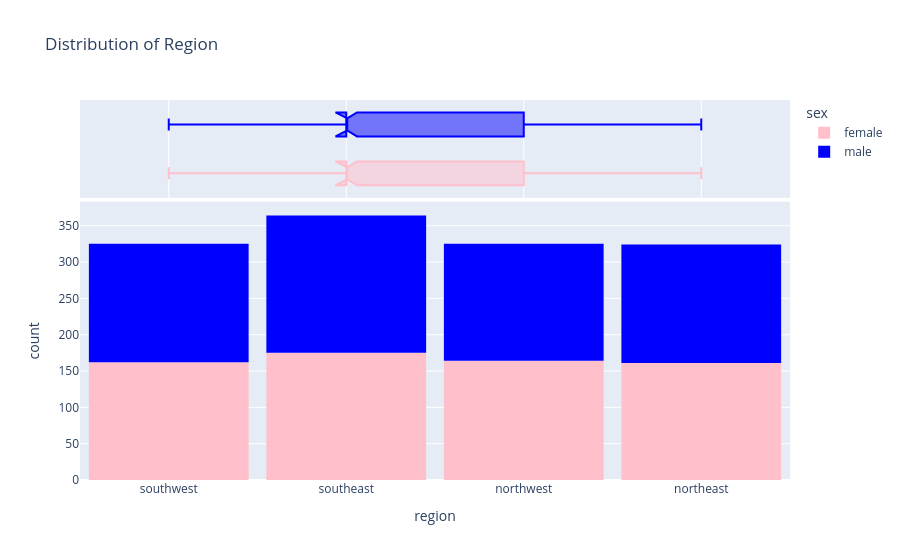

Notebook code for this chart:
### Code cell
fig = px.histogram(medical_df, 
                   x='region', 
                   marginal='box', 
                   color='sex', 
                   color_discrete_sequence=['pink', 'blue'], 
                   title='Distribution of Region')
fig.update_layout(bargap=0.1)
fig.show()

### Figure 1 — Plotly figure (JSON) as saved in the notebook; plotly's stock layout.template omitted (floating-point values rounded to 4 significant figures; data arrays with more than 128 entries replaced by an {"elided": "..."} marker saying what was removed)
{"data": [{"bingroup": "x", "hovertemplate": "sex=female<br>region=%{x}<br>count=%{y}<extra></extra>", "legendgroup": "female", "marker": {"color": "pink", "pattern": {"shape": ""}}, "name": "female", "orientation": "v", "showlegend": true, "type": "histogram", "x": {"elided": "662 str values"}, "xaxis": "x", "yaxis": "y"}, {"hovertemplate": "sex=female<br>region=%{x}<extra></extra>", "legendgroup": "female", "marker": {"color": "pink"}, "name": "female", "notched": true, "showlegend": false, "type": "box", "x": {"elided": "662 str values"}, "xaxis": "x2", "yaxis": "y2"}, {"bingroup": "x", "hovertemplate": "sex=male<br>region=%{x}<br>count=%{y}<extra></extra>", "legendgroup": "male", "marker": {"color": "blue", "pattern": {"shape": ""}}, "name": "male", "orientation": "v", "showlegend": true, "type": "histogram", "x": {"elided": "676 str values"}, "xaxis": "x", "yaxis": "y"}, {"hovertemplate": "sex=male<br>region=%{x}<extra></extra>", "legendgroup": "male", "marker": {"color": "blue"}, "name": "male", "notched": true, "showlegend": false, "type": "box", "x": {"elided": "676 str values"}, "xaxis": "x2", "yaxis": "y2"}], "layout": {"bargap": 0.1, "barmode": "relative", "legend": {"title": {"text": "sex"}, "tracegroupgap": 0}, "title": {"text": "Distribution of Region"}, "xaxis": {"anchor": "y", "domain": [0, 1], "title": {"text": "region"}}, "xaxis2": {"anchor": "y2", "domain": [0, 1], "matches": "x", "showgrid": true, "showticklabels": false}, "yaxis": {"anchor": "x", "domain": [0, 0.7326], "title": {"text": "count"}}, "yaxis2": {"anchor": "x2", "domain": [0.7426, 1], "matches": "y2", "showgrid": false, "showline": false, "showticklabels": false, "ticks": ""}}}
